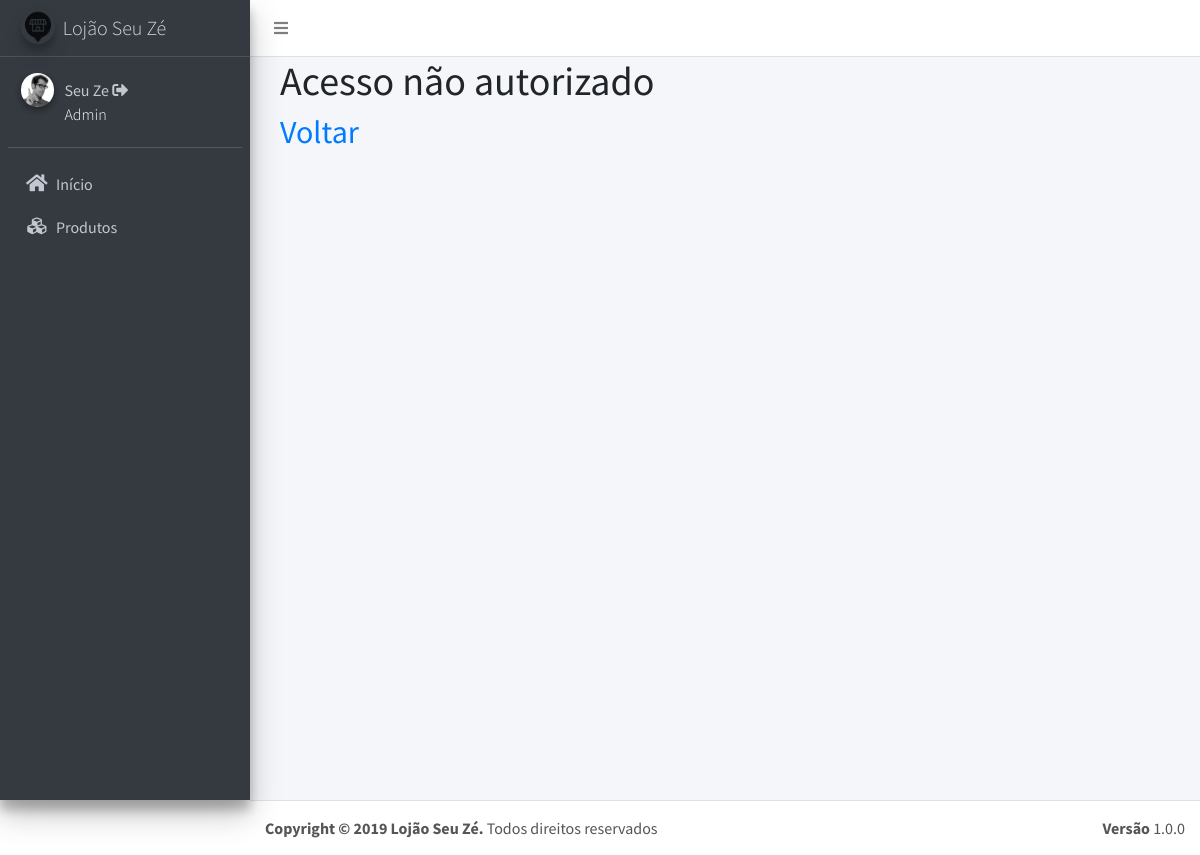
Before: /listaFuncionarios.php (signed in) with the older database file.
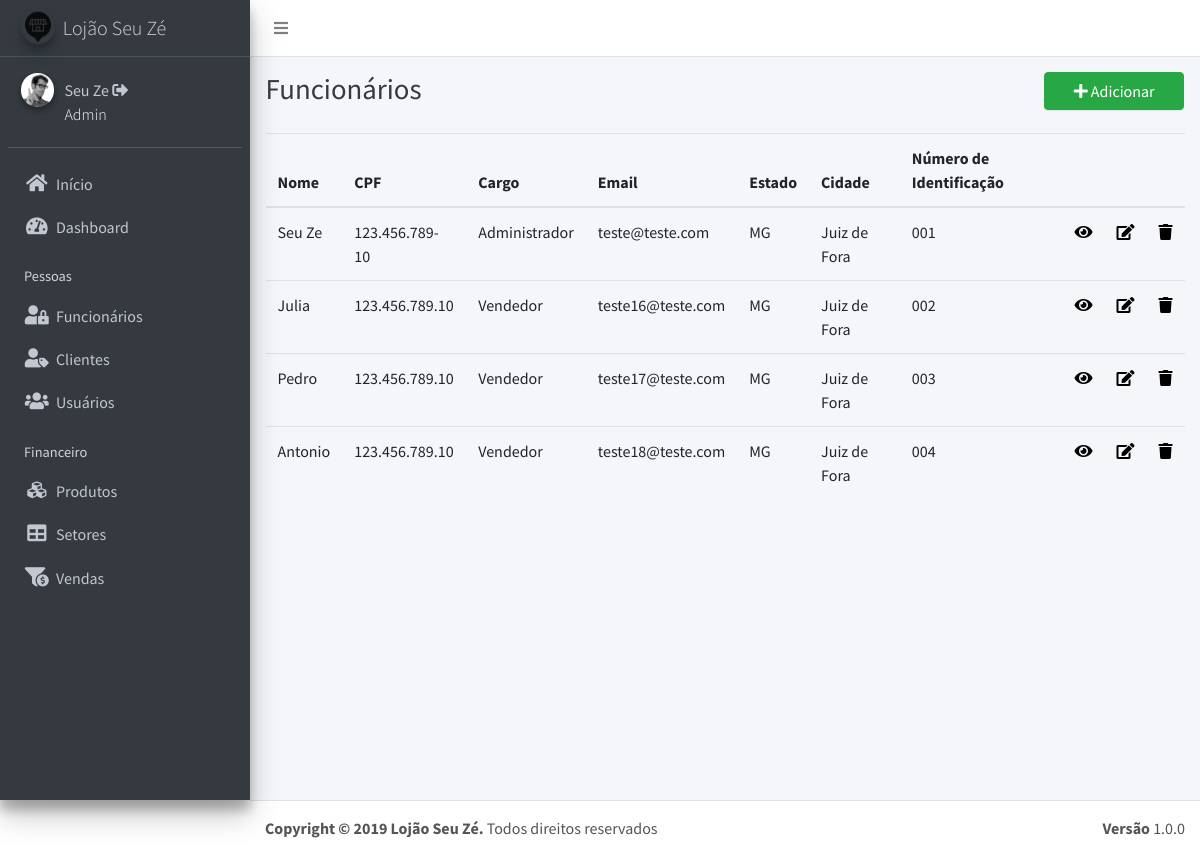
After: the same page with the newer database file.
### tables this page shows
CREATE TABLE `usuarios` (
  `id` int(11) NOT NULL,
  `email` varchar(20) NOT NULL,
  `senha` varchar(40) NOT NULL,
  `tipo` varchar(11) NOT NULL,
  `nome` varchar(50) NOT NULL,
  `telefone` varchar(12) NOT NULL,
  `cpf` varchar(14) NOT NULL,
  `endereco` varchar(40) NOT NULL,
  `complemento` varchar(40) DEFAULT NULL,
  `cidade` varchar(40) NOT NULL,
  `estado` varchar(40) NOT NULL,
  `cep` varchar(10) NOT NULL,
  `cnpj` varchar(40) DEFAULT NULL,
  `nid` varchar(10) DEFAULT NULL,
  `salario` varchar(11) DEFAULT NULL,
  `cargo` varchar(40) DEFAULT NULL
);

### listaFuncionarios.php (the view, shortened to what the changed rows need)
<?php require ('header.php'); ?>
<?php require ('dashboard.php'); ?>
<?php
if($_SESSION['cargo']=="Administrador"){
$sql = "SELECT * FROM usuarios WHERE cargo='Vendedor' OR cargo='Administrador' ORDER BY nid ASC";
$result = $conexao->query($sql);
?>
  <div class="content-wrapper">
    <div class="content-header">
      <div class="container-fluid">
        <div class="row mb-2">
          <div class="col-sm-3">
            <h1 class="m-0 text-dark">Funcionários</h1>
          </div>
          <div class="col-sm-3">
          </div>
          <div class="col-sm-4">
          </div>
          <div class="col-sm-2">
            <a href="insertUsuario.php"><button type="button" class="btn btn-block btn-success"><i class="nav-icon fa fa-plus"></i> Adicionar</button></a>
          </div>
        </div>
      </div>
    </div>
    <section class="content">
      <div class="container-fluid">
        <div class="row">
          <section class="col-lg-12 connectedSortable">
            <table id="tabelinha" class="table table-hover">
              <thead>
                <tr>
                  <th>Nome</th>
                  <th>CPF</th>
                  <th>Cargo</th>
                  <th>Email</th>
                  <th>Estado</th>
                  <th>Cidade</th>
                  <th>Número de Identificação</th>
                  <th></th>
                  <th></th>
                  <th></th>
                </tr>
              </thead>
              <tbody>
                <?php
                if ($result->num_rows > 0) {
                    while ($row = $result->fetch_assoc()) {
                        echo "<tr href='viewUsuario.php?id=".$row['id']."' >";
                        echo "<td>" .$row["nome"] . "</td>";
                        echo "<td>" .$row["cpf"] . "</td> ";
                        echo "<td>" .$row["cargo"] . "</td>";
                        echo "<td>" .$row["email"] . "</td>";
                        echo "<td>" .$row["estado"] . "</td>";
                        echo "<td>" .$row["cidade"] . "</td>";
                        echo "<td>" .$row["nid"] . "</td>";
                      ?>
                        <td><a href="viewUsuario.php?id=<?php echo $row['id'];?>" style="text-decoration: none;color: #000;" data-toggle="tooltip" title="Visualizar"><i class="fa fa-eye"></i></a></td>
                        <td><a href="updateFuncionario.php?id=<?php echo $row['id'];?>" style="text-decoration: none;color: #000;" data-toggle="tooltip" title="Editar"><i class="fa fa-edit"></i></a></td>
                        <td><a href="#" onclick="excluir(<?php echo $row['id'];?>)" style="text-decoration: none;color: #000;" data-toggle="tooltip" title="Excluir"><i class="fa fa-trash"></i></a></td>
                      <?php
                      echo "</tr>";
                    }
                }
                ?>
              </tbody>
            </table>
          </section>
        </div>
      </div>
    </section>
  </div>
<?php
  }else{
    echo '
      <div class="content-wrapper">
        <h1 style="padding-left: 30px;"> Acesso não autorizado </h1>
        <h2 style="padding-left: 30px;"><a href="inicio.php">Voltar</a></h2>
      </div>'
    ;
  }
?>
<?php require ('footer.php');?>

### dashboard.php (shortened to what the changed rows need)
<aside class="main-sidebar sidebar-dark-primary elevation-4">
   <div class="sidebar">
     <nav class="mt-2">
       <ul class="nav nav-pills nav-sidebar flex-column" data-widget="treeview" role="menu" data-accordion="false">
         <li class="nav-item">
           <a href="inicio.php" class="nav-link">
           </a>
         </li>
         <?php if ($_SESSION['cargo'] == "Administrador") { ?>
         <li class="nav-item">
           <a href="index.php" class="nav-link">
             <i class="nav-icon fa fa-tachometer-alt"></i>
             <p>
               Dashboard
             </p>
           </a>
         </li>
         <?php } ?>
         <?php if ($_SESSION['cargo'] == "Administrador") { ?>
         <li class="nav-header">Pessoas</li>
         <li class="nav-item">
           <a href="listaFuncionarios.php" class="nav-link">
             <i class="nav-icon fa fa-user-lock"></i>
             <p>
               Funcionários
             </p>
           </a>
         </li>
         <li class="nav-item">
           <a href="listaClientes.php" class="nav-link">
             <i class="nav-icon fa fa-user-tag"></i>
             <p>
               Clientes
             </p>
           </a>
         </li>
         <li class="nav-item">
           <a href="listaUsuario.php" class="nav-link">
             <i class="nav-icon fa fa-users"></i>
             <p>
               Usuários
             </p>
           </a>
         </li>
         <li class="nav-header">Financeiro</li>
         <?php } ?>
          <li class="nav-item">
           <a href="#" class="nav-link">
           </a>
         </li>
         <?php if ($_SESSION['cargo'] == "Administrador") { ?>
         <li class="nav-item">
           <a href="#" class="nav-link">
             <i class="nav-icon fa fa-table"></i>
             <p>
               Setores
             </p>
           </a>
         </li>
         <?php } ?>
         <?php if ($_SESSION['cargo'] == "Administrador" || $_SESSION['cargo'] == "Vendedor") { ?>
         <li class="nav-item">
           <a href="#" class="nav-link">
             <i class="nav-icon fa fa-funnel-dollar "></i>
             <p>
               Vendas
             </p>
           </a>
         </li>
         <?php } ?>
       </ul>
     </nav>
   </div>
 </aside>

Changed rows visible on the page:
now on this page (row edited): usuarios: nome "Seu Ze", cpf "123.456.789-10", cargo "Administrador", email "teste@teste.com", estado "MG", cidade "Juiz de Fora", nid "001"
now on this page (row unchanged): usuarios: nome "Julia", cpf "123.456.789.10", cargo "Vendedor", email "teste16@teste.com", estado "MG", cidade "Juiz de Fora", nid "002"
now on this page (row unchanged): usuarios: nome "Pedro", cpf "123.456.789.10", cargo "Vendedor", email "teste17@teste.com", estado "MG", cidade "Juiz de Fora", nid "003"
now on this page (row edited): usuarios: nome "Antonio", cpf "123.456.789.10", cargo "Vendedor", email "teste18@teste.com", estado "MG", cidade "Juiz de Fora", nid "004"
Other visible differences:
text no longer shown: "Acesso não autorizado Voltar"
text now shown: "Dashboard Pessoas Funcionários Clientes Usuários Financeiro Setores Vendas Funcionários Adicionar Nome CPF Cargo Email Estado Cidade Número de Identificação"
